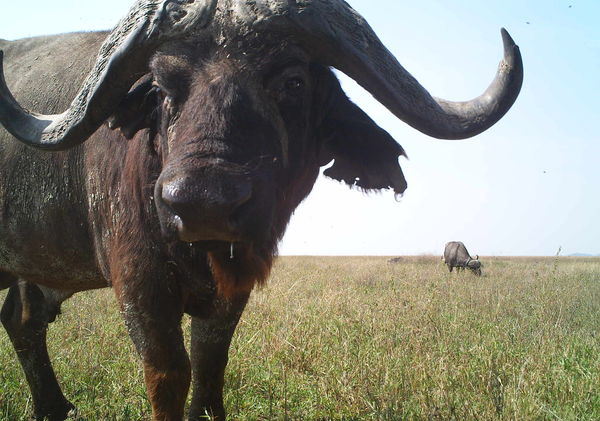
#> input picture images/Buffalo/50c210ae8a607540b90082f7_0.jpg, 600 x 421 px; its folder holds only this picture in this run
$ python -i hog_extractor.py   (imports and definitions only)
#> lines starting #> are read from the running program, lines starting #| are printed output that depends on the picture
### image_processing_helpers.py
# Import required libraries and modules
import cv2
import numpy as np
from glob import glob
from sklearn.cluster import KMeans
from sklearn.svm import SVC
from sklearn.preprocessing import StandardScaler
from PIL import Image
from sklearn.preprocessing import LabelEncoder


class ImageDataPrep:
    def __init__(self):
        # self.sift_object = cv2.xfeatures2d.SIFT_create()
        self.obj_class_labels = []
        self.processed_img_folder = ''  # Define the final processed image folder destination path
        self.label_encoder = LabelEncoder()

    # Check if image is grayscale
    def is_grey_scale(self, img_path):
        img = Image.open(img_path).convert('RGB')
        w, h = img.size
        for i in range(w):
            for j in range(h):
                r, g, b = img.getpixel((i, j))
                if r != g != b: return False
        return True

    def convert_to_gray(self, image):
        gray_img = cv2.cvtColor(image, cv2.COLOR_BGR2GRAY)
        return gray_img

    # [90 lines left out: functions perform_hist_equalization, create_class_labels, save_list, read_image, resize_image, save_final_image and 3 more, not called in this run]


class ImageFeatureExtractor:
    # Initialize the object class
    def __init__(self):
        self.sift_object = cv2.xfeatures2d.SIFT_create()

    # define features
    def features(self, image):
        keypoints, descriptors = self.sift_object.detectAndCompute(image, None)
        return [keypoints, descriptors]

### hog_extractor.py
# IMPORT REQUIRED LIBRARIES AND MODULES
import cv2
from PIL import Image
import numpy as np
from image_processing_helpers import *


# USER-DEFINE REQUIRED VARIABLES
gamma_val = 3.5             # Gamma values < 1 will shift the image towards the darker end of the spectrum while gamma values > 1 will make the image appear lighter.
                            # A gamma value of G=1 will have no affect on the input image
pixels_per_cell = [2, 2]    # Was 8x8
stride = [2,2]              # Was 8x8  - The stride, is the search window, should be equal or greater than cell size. Smaller stride results in a larger number of feature vectors.
                            # This is one of extremely important parameters that need to be set properly. These parameter has tremendous implications on not only the accuracy of your detector, but also the speed in which your detector runs.
bin_num =2                  # Was 8
im_size = [16,16]         # This define the image
cells_per_block = [2,2]     # normalising blocks of cells

# for calculating the horizontal and vertical gradients
max_h = 16         # This affect the size of the feature vector, should normally be set according to the image hight size
max_w = 16         # This affect the size of the feature vector, should normally be set according to the image width size

# initialize objects
data_obj = ImageDataPrep()

# Creating Image Array from numpy array to standard array - using the helper class object
def create_array(image_path):
	image = cv2.imread(image_path, cv2.IMREAD_GRAYSCALE)
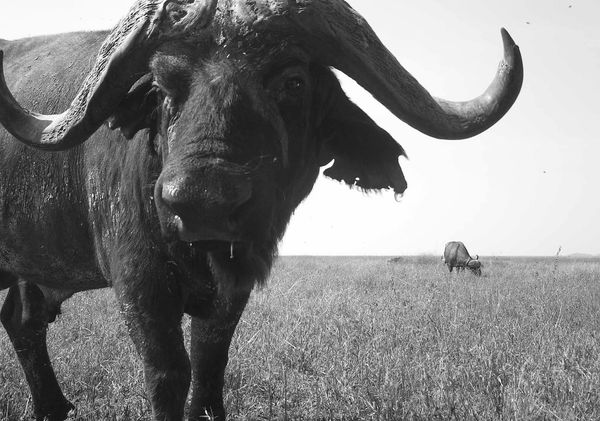
#> image: shape (421, 600); min 0, max 255, mean 128.8
	if data_obj.is_grey_scale(image_path) == False:
#> (the run stopped early here; a loop or call above may not have finished)

$ run again, on images/Buffalo/50c210b28a607540b90085d5_0.jpg
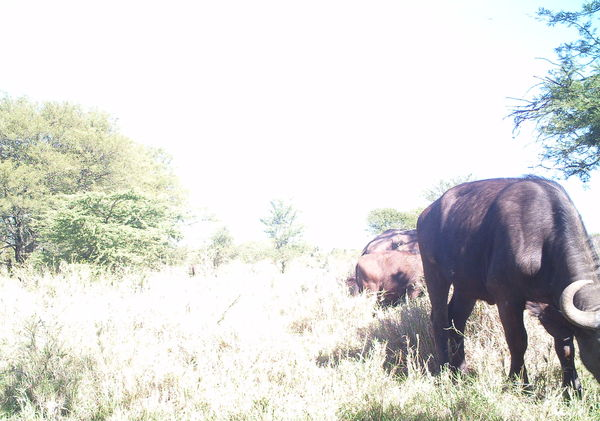
#> input picture images/Buffalo/50c210b28a607540b90085d5_0.jpg, 600 x 421 px
#> in create_array, `image = cv2.imread(image_path, cv2.IMREAD_GRAYSCALE)`:
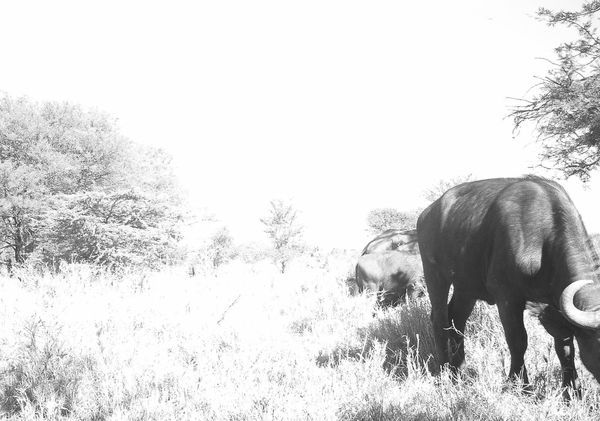
#> image: shape (421, 600); min 3, max 255, mean 218.3

$ run again, on images/Buffalo/50c210f98a607540b900c077_1.jpg
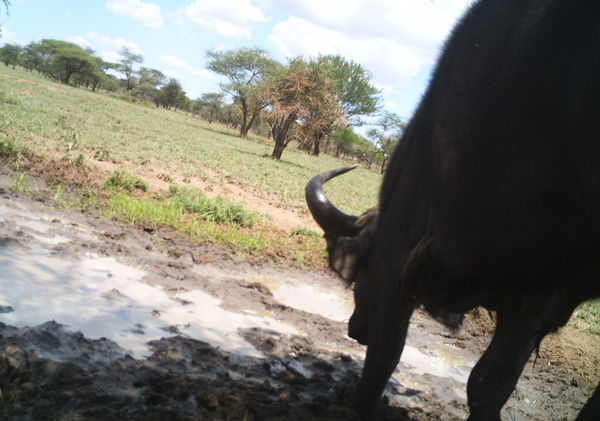
#> input picture images/Buffalo/50c210f98a607540b900c077_1.jpg, 600 x 421 px
#> in create_array, `image = cv2.imread(image_path, cv2.IMREAD_GRAYSCALE)`:
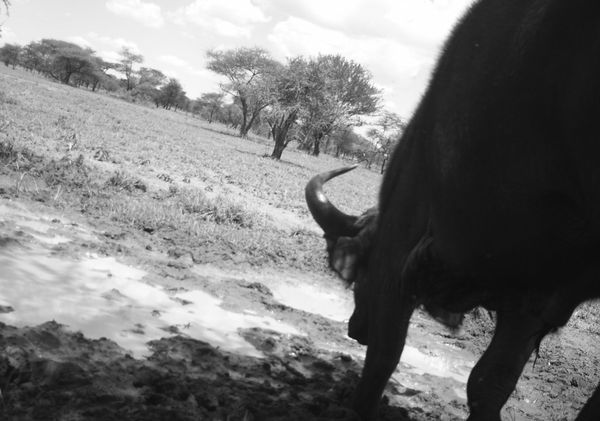
#> image: shape (421, 600); min 2, max 255, mean 121.9
